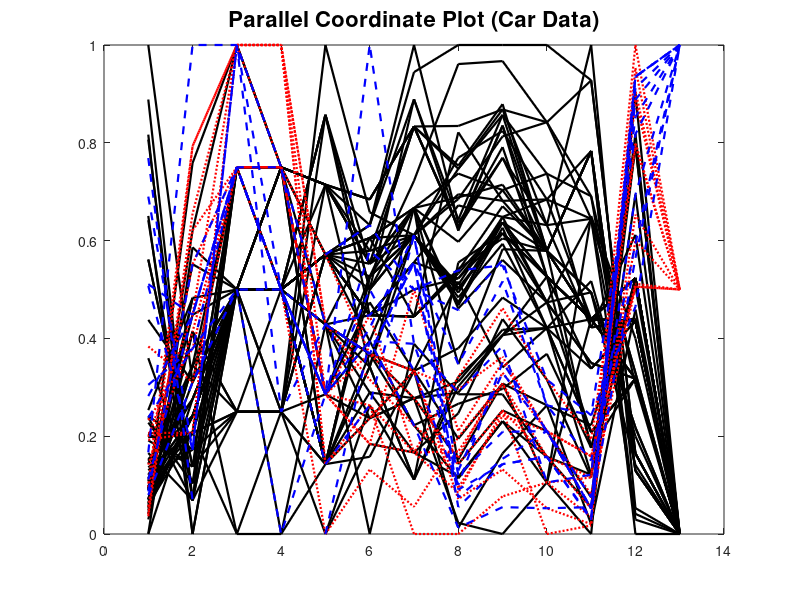

Here is the MATLAB script that generated this plot: (Note: this script raises an error after producing the figure.)
clear all
close all
clc

% load data
load carc.txt

x = carc;

[n1 n2] = size(x); % data size

range = max(x) - min(x) + (max(x)==min(x)); % data range

range_mat = ones(n1,1)*range;
min_mat = ones(n1,1)*min(x);

t=(x-min_mat)./(range_mat); %standardize data

C = x(:,13);

% extract observations for USA, Japan, Europe
k=0;
l=0;
m=0;
for i=1:length(x)
   if x(i,13)==1
       k=k+1;
       us(k,:)=t(i,:);
   
   elseif x(i,13)==2
           l=l+1;
           ja(l,:)=t(i,:);
     
       elseif x(i,13)==3
               m=m+1;
               eu(m,:)=t(i,:);
   end
end

% plot
hold on
box on
p1 = plot(us','linewidth',1.6,'Color','k','LineStyle','-');
p2 = plot(ja','linewidth',1.6,'Color','r','LineStyle',':');
p3 = plot(eu','linewidth',1.6,'Color','b','LineStyle','--'); 
title('Parallel Coordinate Plot (Car Data)','FontSize',16,'FontWeight','Bold')

P1 = hggroup;
P2 = hggroup;
P3 = hggroup;

set(p1,'Parent',P1)
set(p2,'Parent',P2)
set(p3,'Parent',P3)

set(get(get(P1,'Annotation'),'LegendInformation'),...
   'IconDisplayStyle','on'); % Include this hggroup in the legend
set(get(get(P2,'Annotation'),'LegendInformation'),...
   'IconDisplayStyle','on'); % Include this hggroup in the legend
set(get(get(P3,'Annotation'),'LegendInformation'),...
   'IconDisplayStyle','on'); % Include this hggroup in the legend

legend('us','japan','europe','Location','SouthOutside','Orientation','horizontal')
set(gca,'LineWidth',1.6,'FontSize',16,'FontWeight','Bold')
hold off

% to save plot please uncomment following lines 
% print -painters -dpng -r600 SMSpcpcar.png
% print -painters -dpdf -r600 SMSpcpcar.pdf
